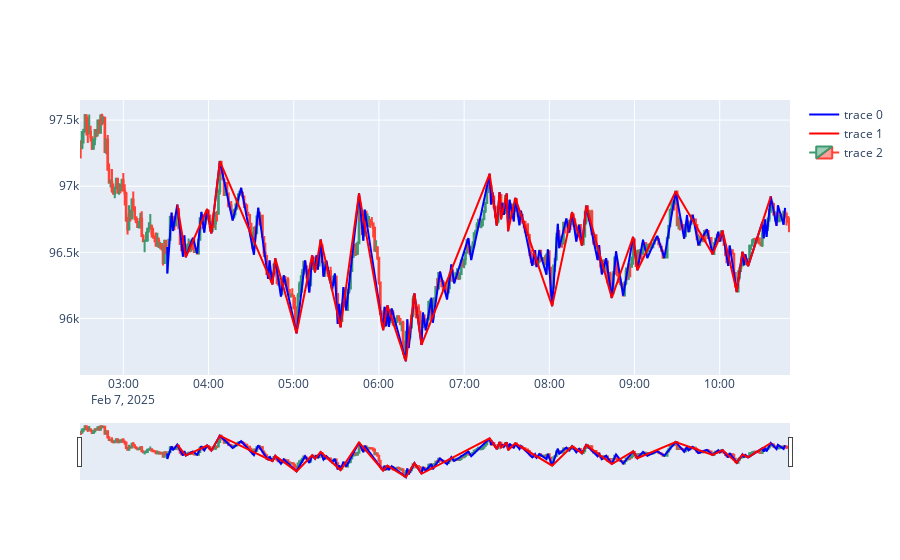

The code cell stored with this chart in its notebook:
### Code cell
from hiearhical_extremes import HiearchicalExtremes

h = df['High'].to_numpy()
l = df['Low'].to_numpy()
c = df['Close'].to_numpy()

dc = HiearchicalExtremes(2, 60)
for i in range(len(h)):
    dc.update(i, df.index, h, l, c)

ext_df_1 = pd.DataFrame(dc.extremes[0])
ext_df_2 = pd.DataFrame(dc.extremes[1])

import plotly.graph_objects as go
# ... existing code ...
fig = go.Figure(data=[
    go.Scatter(x=ext_df_1['timestamp'], y=ext_df_1['price'], mode='lines', line=dict(color='blue')),
    go.Scatter(x=ext_df_2['timestamp'], y=ext_df_2['price'], mode='lines', line=dict(color='red')),
    go.Candlestick(x=df.index,
    open=df['Open'],
    high=df['High'],
    low=df['Low'],
    close=df['Close']),
])
# ... existing code ...
fig.show()
